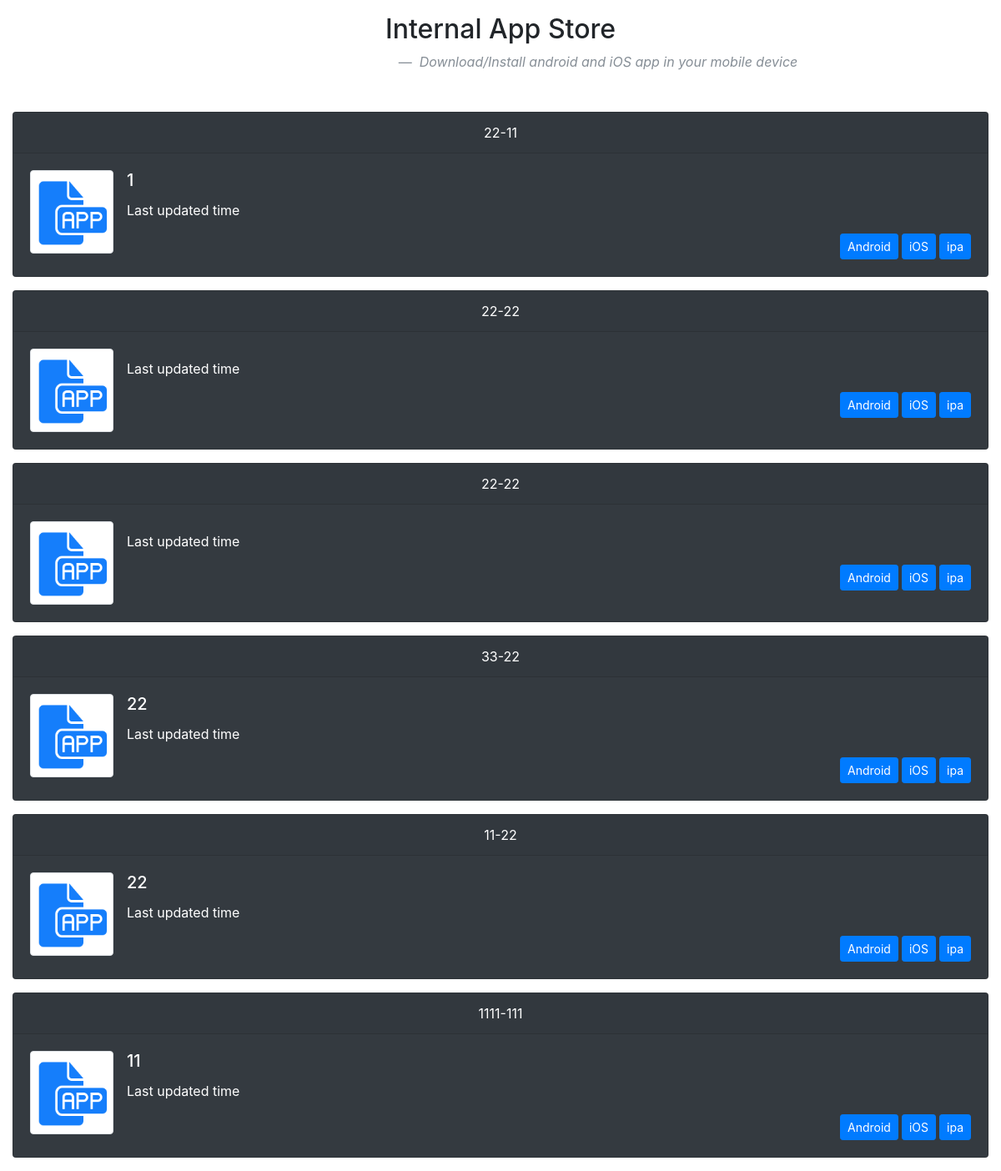
Before: / with the older database file.
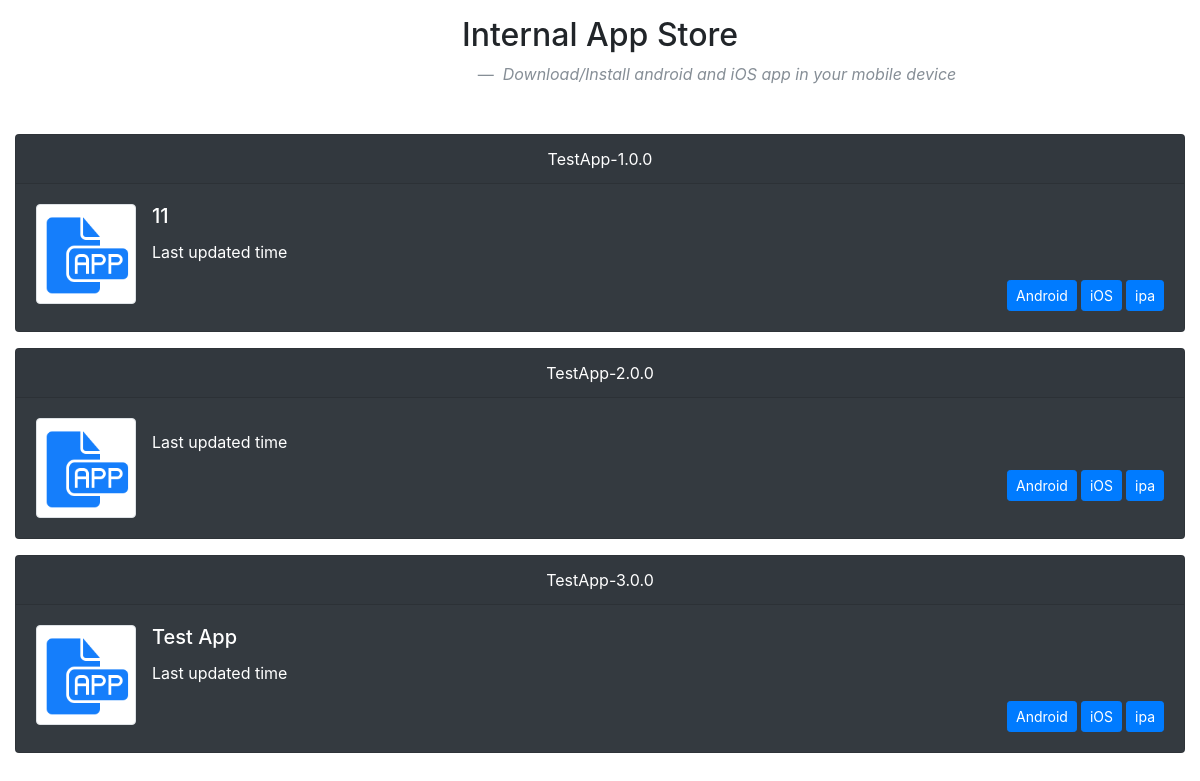
After: the same page with the newer database file.
### app/models.py (models this page shows, shortened)
class Project(db.Model):
    __tableName_ = "Project"
    id = db.Column(db.Integer, primary_key=True)
    name = db.Column(db.String(64))
    version = db.Column(db.String(64))
    description = db.Column(db.Text())
    android_jenkins_url = db.Column(db.String(64))
    ios_jenkins_url = db.Column(db.String(64))

### app/main/views.py (the view)
@main.route("/", methods=["GET","POST"])
def index():
    showLink = {"showIpaLink":True,"showAndroidLink":True,"showiOSLink":True}
    userAgent = request.headers.get("User-Agent")
    if any(agent in userAgent for agent in ["iPhone","iPad"]):
        showLink["showIpaLink"] = False
        showLink["showAndroidLink"] = False
    elif "Android" in userAgent:
        showLink["showIpaLink"] = False
        showLink["showiOSLink"] = False
    projectList = Project.query.all()
    return render_template('index.html', projectList=projectList, showLink=showLink)

### app/templates/index.html (shortened to what this page needs)
<!DOCTYPE html>
<html lang="en">
<head>
    <link rel="stylesheet" type="text/css" href="static/css/bootstrap.min.css">
    <link rel="stylesheet" type="text/css" href="static/css/custom.css">
</head>
<body>
    <div class="container-fluid">
        <blockquote class="title blockquote text-center mb-5">
            <h2 class="mt-3">Internal App Store</h2>
            <footer class="blockquote-footer">
                <cite title="Source Title">Download/Install android and iOS app in your mobile device</cite>
            </footer>
        </blockquote>
        {% for projectSection in projectList %}
        <div class="card text-white bg-dark mb-3">
            <div class="card-header text-center">{{projectSection.name}}-{{projectSection.version}}</div>
            <div class="card-body">
                <img class="app-icon img-thumbnail rounded float-left mr-3" src="static/images/app-icon.png" alt="Card image cap">
                <h5 class="card-title">{{projectSection.description}}</h5>
                <p class="card-text">Last updated time</p>
                {% if showLink["showIpaLink"] %}
                <a href="{{url_for('main.download',projectID=projectSection.id,type='ipa')}}" class="iOS btn btn-primary float-right ml-1 btn-sm">ipa</a>
                {% endif%} {% if showLink["showiOSLink"] %}
                <a href="{{url_for('main.download',projectID=projectSection.id,type='iOS')}}" class="ipa btn btn-primary float-right ml-1 btn-sm">iOS</a>
                {% endif%} {% if showLink["showAndroidLink"] %}
                <a href="{{url_for('main.download',projectID=projectSection.id,type='apk')}}" class="android btn btn-primary float-right ml-1 btn-sm">Android</a>
                {% endif%}
            </div>
        </div>
        {% endfor %}
    </div>
</body>
</html>

### app/static/css/custom.css (style rules this page uses)
.title .blockquote-footer { margin-left:20%; }
.card .app-icon { height:100px; width:100px; }

Changed rows visible on the page:
removed Project: name "22", version "11", description "1"
removed Project: name "22", version "22"
removed Project: name "22", version "22"
removed Project: name "33", version "22", description "22"
removed Project: name "11", version "22", description "22"
removed Project: name "1111", version "111", description "11"
added Project: name "TestApp", version "1.0.0", description "11"
added Project: name "TestApp", version "2.0.0"
added Project: name "TestApp", version "3.0.0", description "Test App"
